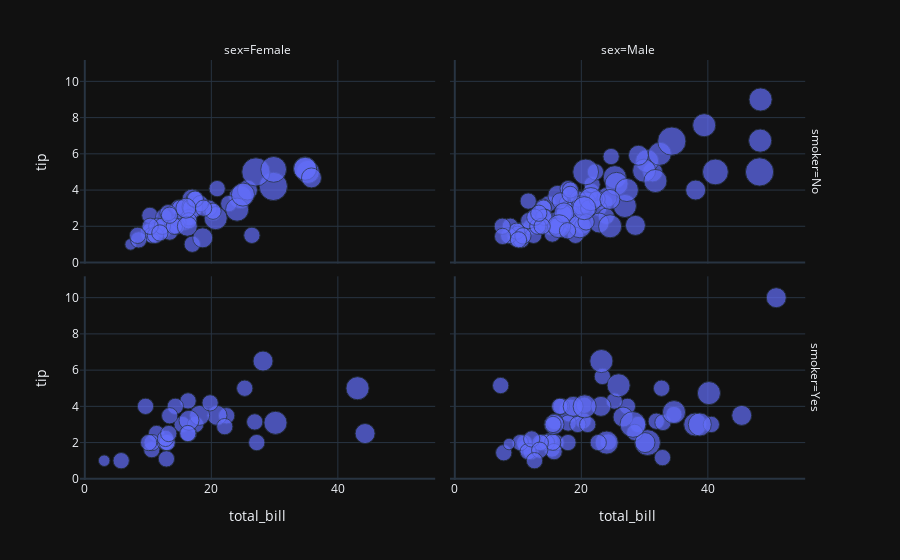

Here is the notebook cell this chart was saved with:
### Code cell
px.scatter(tips,x='total_bill',y='tip',
           size = 'size',
           facet_col ='sex',
           facet_row ='smoker',template='plotly_dark')

### Figure 1 — Plotly figure (JSON) as saved in the notebook; plotly's stock layout.template omitted (floating-point values rounded to 4 significant figures)
{"data": [{"hovertemplate": "smoker=No<br>sex=Female<br>total_bill=%{x}<br>tip=%{y}<br>size=%{marker.size}<extra></extra>", "legendgroup": "", "marker": {"color": "#636efa", "size": [2, 4, 4, 2, 3, 3, 2, 2, 2, 2, 4, 3, 2, 4, 2, 2, 3, 2, 1, 4, 2, 2, 1, 3, 2, 2, 2, 4, 2, 2, 6, 2, 2, 2, 2, 2, 2, 2, 2, 2, 2, 2, 6, 2, 2, 3, 2, 5, 4, 2, 3, 3, 3, 2], "sizemode": "area", "sizeref": 0.015, "symbol": "circle"}, "mode": "markers", "name": "", "orientation": "v", "showlegend": false, "type": "scatter", "x": [16.99, 24.59, 35.26, 14.83, 10.33, 16.97, 20.29, 15.77, 19.65, 15.06, 20.69, 16.93, 10.29, 34.81, 26.41, 16.45, 17.07, 14.73, 10.07, 34.83, 22.75, 20.92, 7.25, 25.71, 17.31, 10.65, 12.43, 24.08, 13.42, 12.48, 29.8, 14.52, 11.38, 20.27, 11.17, 12.26, 18.26, 8.51, 10.33, 14.15, 13.16, 17.47, 27.05, 16.43, 8.35, 18.64, 11.87, 29.85, 25, 13.39, 16.21, 15.98, 35.83, 18.78], "xaxis": "x3", "y": [1.01, 3.61, 5, 3.02, 1.67, 3.5, 2.75, 2.23, 3, 3, 2.45, 3.07, 2.6, 5.2, 1.5, 2.47, 3, 2.2, 1.83, 5.17, 3.25, 4.08, 1, 4, 3.5, 1.5, 1.8, 2.92, 1.68, 2.52, 4.2, 2, 2, 2.83, 1.5, 2, 3.25, 1.25, 2, 2, 2.75, 3.5, 5, 2.3, 1.5, 1.36, 1.63, 5.14, 3.75, 2.61, 2, 3, 4.67, 3], "yaxis": "y3"}, {"hovertemplate": "smoker=No<br>sex=Male<br>total_bill=%{x}<br>tip=%{y}<br>size=%{marker.size}<extra></extra>", "legendgroup": "", "marker": {"color": "#636efa", "size": [3, 3, 2, 4, 2, 4, 2, 2, 2, 2, 4, 2, 3, 3, 2, 4, 2, 4, 2, 2, 2, 2, 4, 2, 3, 3, 3, 3, 3, 2, 2, 2, 4, 2, 2, 4, 3, 2, 2, 2, 4, 2, 4, 3, 3, 2, 2, 2, 4, 2, 2, 2, 2, 2, 2, 2, 2, 2, 2, 2, 2, 3, 2, 4, 2, 2, 2, 2, 3, 2, 6, 5, 2, 2, 2, 2, 3, 4, 4, 6, 4, 4, 2, 2, 3, 2, 4, 5, 2, 4, 4, 2, 2, 2, 2, 3, 2], "sizemode": "area", "sizeref": 0.015, "symbol": "circle"}, "mode": "markers", "name": "", "orientation": "v", "showlegend": false, "type": "scatter", "x": [10.34, 21.01, 23.68, 25.29, 8.77, 26.88, 15.04, 14.78, 10.27, 15.42, 18.43, 21.58, 16.29, 20.65, 17.92, 39.42, 19.82, 17.81, 13.37, 12.69, 21.7, 9.55, 18.35, 17.78, 24.06, 16.31, 18.69, 31.27, 16.04, 17.46, 13.94, 9.68, 30.4, 18.29, 22.23, 32.4, 28.55, 18.04, 12.54, 9.94, 25.56, 19.49, 48.27, 17.59, 20.08, 20.23, 12.02, 10.51, 27.2, 22.76, 17.29, 16.66, 15.98, 13.03, 18.28, 24.71, 21.16, 22.49, 12.46, 18.24, 14, 38.07, 23.95, 29.93, 11.69, 14.26, 15.95, 8.52, 22.82, 19.08, 34.3, 41.19, 9.78, 7.51, 14.07, 13.13, 17.26, 24.55, 19.77, 48.17, 16.49, 21.5, 12.66, 13.81, 24.52, 20.76, 31.71, 20.69, 7.56, 48.33, 20.45, 13.28, 11.61, 10.77, 10.07, 29.03, 17.82], "xaxis": "x4", "y": [1.66, 3.5, 3.31, 4.71, 2, 3.12, 1.96, 3.23, 1.71, 1.57, 3, 3.92, 3.71, 3.35, 4.08, 7.58, 3.18, 2.34, 2, 2, 4.3, 1.45, 2.5, 3.27, 3.6, 2, 2.31, 5, 2.24, 2.54, 3.06, 1.32, 5.6, 3, 5, 6, 2.05, 3, 2.5, 1.56, 4.34, 3.51, 6.73, 2.64, 3.15, 2.01, 1.97, 1.25, 4, 3, 2.71, 3.4, 2.03, 2, 4, 5.85, 3, 3.5, 1.5, 3.76, 3, 4, 2.55, 5.07, 2.31, 2.5, 2, 1.48, 2.18, 1.5, 6.7, 5, 1.73, 2, 2.5, 2, 2.74, 2, 2, 5, 2, 3.5, 2.5, 2, 3.48, 2.24, 4.5, 5, 1.44, 9, 3, 2.72, 3.39, 1.47, 1.25, 5.92, 1.75], "yaxis": "y4"}, {"hovertemplate": "smoker=Yes<br>sex=Female<br>total_bill=%{x}<br>tip=%{y}<br>size=%{marker.size}<extra></extra>", "legendgroup": "", "marker": {"color": "#636efa", "size": [1, 2, 2, 2, 2, 2, 2, 3, 2, 2, 2, 2, 2, 2, 3, 3, 2, 4, 2, 2, 2, 2, 3, 2, 2, 3, 2, 4, 2, 2, 2, 2, 2], "sizemode": "area", "sizeref": 0.015, "symbol": "circle"}, "mode": "markers", "name": "", "orientation": "v", "showlegend": false, "type": "scatter", "x": [3.07, 26.86, 25.28, 5.75, 16.32, 11.35, 15.38, 44.3, 22.42, 14.31, 17.51, 10.59, 10.63, 9.6, 20.9, 18.15, 19.81, 43.11, 13, 12.74, 13, 16.4, 16.47, 12.76, 13.27, 28.17, 12.9, 30.14, 13.42, 16.27, 10.09, 22.12, 27.18], "xaxis": "x", "y": [1, 3.14, 5, 1, 4.3, 2.5, 3, 2.5, 3.48, 4, 3, 1.61, 2, 4, 3.5, 3.5, 4.19, 5, 2, 2.01, 2, 2.5, 3.23, 2.23, 2.5, 6.5, 1.1, 3.09, 3.48, 2.5, 2, 2.88, 2], "yaxis": "y"}, {"hovertemplate": "smoker=Yes<br>sex=Male<br>total_bill=%{x}<br>tip=%{y}<br>size=%{marker.size}<extra></extra>", "legendgroup": "", "marker": {"color": "#636efa", "size": [4, 2, 2, 2, 2, 4, 2, 2, 2, 2, 2, 4, 2, 2, 2, 2, 2, 2, 2, 3, 2, 2, 2, 2, 2, 2, 2, 2, 4, 2, 3, 4, 2, 5, 3, 2, 2, 2, 2, 2, 2, 3, 4, 3, 4, 2, 3, 4, 5, 2, 2, 2, 1, 2, 4, 3, 2, 2, 2, 2], "sizemode": "area", "sizeref": 0.015, "symbol": "circle"}, "mode": "markers", "name": "", "orientation": "v", "showlegend": false, "type": "scatter", "x": [38.01, 11.24, 20.29, 13.81, 11.02, 18.29, 15.01, 17.92, 19.44, 32.68, 28.97, 40.17, 27.28, 12.03, 21.01, 15.36, 20.49, 25.21, 16, 50.81, 15.81, 7.25, 31.85, 16.82, 32.9, 17.89, 14.48, 34.63, 34.65, 23.33, 45.35, 23.17, 40.55, 30.46, 23.1, 15.69, 28.44, 15.48, 16.58, 10.34, 13.51, 18.71, 20.53, 26.59, 38.73, 24.27, 30.06, 25.89, 28.15, 11.59, 7.74, 12.16, 8.58, 13.42, 24.01, 15.69, 15.53, 12.6, 32.83, 22.67], "xaxis": "x2", "y": [3, 1.76, 3.21, 2, 1.98, 3.76, 2.09, 3.08, 3, 5, 3, 4.73, 4, 1.5, 3, 1.64, 4.06, 4.29, 2, 10, 3.16, 5.15, 3.18, 4, 3.11, 2, 2, 3.55, 3.68, 5.65, 3.5, 6.5, 3, 2, 4, 1.5, 2.56, 2.02, 4, 2, 2, 4, 4, 3.41, 3, 2.03, 2, 5.16, 3, 1.5, 1.44, 2.2, 1.92, 1.58, 2, 3, 3, 1, 1.17, 2], "yaxis": "y2"}], "layout": {"annotations": [{"font": {}, "showarrow": false, "text": "sex=Female", "x": 0.24, "xanchor": "center", "xref": "paper", "y": 1, "yanchor": "bottom", "yref": "paper"}, {"font": {}, "showarrow": false, "text": "sex=Male", "x": 0.74, "xanchor": "center", "xref": "paper", "y": 1, "yanchor": "bottom", "yref": "paper"}, {"font": {}, "showarrow": false, "text": "smoker=Yes", "textangle": 90, "x": 0.98, "xanchor": "left", "xref": "paper", "y": 0.2425, "yanchor": "middle", "yref": "paper"}, {"font": {}, "showarrow": false, "text": "smoker=No", "textangle": 90, "x": 0.98, "xanchor": "left", "xref": "paper", "y": 0.7575, "yanchor": "middle", "yref": "paper"}], "legend": {"itemsizing": "constant", "tracegroupgap": 0}, "margin": {"t": 60}, "xaxis": {"anchor": "y", "domain": [0, 0.48], "title": {"text": "total_bill"}}, "xaxis2": {"anchor": "y2", "domain": [0.5, 0.98], "matches": "x", "title": {"text": "total_bill"}}, "xaxis3": {"anchor": "y3", "domain": [0, 0.48], "matches": "x", "showticklabels": false}, "xaxis4": {"anchor": "y4", "domain": [0.5, 0.98], "matches": "x", "showticklabels": false}, "yaxis": {"anchor": "x", "domain": [0, 0.485], "title": {"text": "tip"}}, "yaxis2": {"anchor": "x2", "domain": [0, 0.485], "matches": "y", "showticklabels": false}, "yaxis3": {"anchor": "x3", "domain": [0.515, 1], "matches": "y", "title": {"text": "tip"}}, "yaxis4": {"anchor": "x4", "domain": [0.515, 1], "matches": "y", "showticklabels": false}}}
